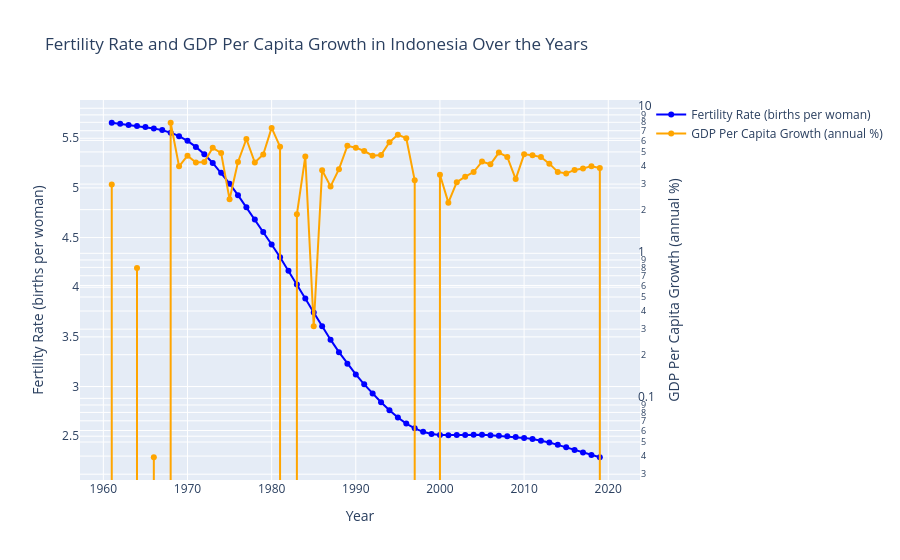

Write notebook code for a chart like this one.
### Code cell
import plotly.graph_objects as go

# Create figure
fig = go.Figure()

# Add Fertility Rate trace
fig.add_trace(go.Scatter(
    x=indonesia_data['Year'],
    y=indonesia_data['Fertility rate, total (births per woman)'],
    mode='lines+markers',
    name='Fertility Rate (births per woman)',
    line=dict(color='blue')
))

# Add GDP Per Capita Growth trace
fig.add_trace(go.Scatter(
    x=indonesia_data['Year'],
    y=indonesia_data['gdp_per_capita_growth_(annual_%)'],
    mode='lines+markers',
    name='GDP Per Capita Growth (annual %)',
    line=dict(color='orange'),
    yaxis='y2'  # Link to secondary y-axis
))

# Update layout for dual y-axes
fig.update_layout(
    title='Fertility Rate and GDP Per Capita Growth in Indonesia Over the Years',
    xaxis_title='Year',
    yaxis_title='Fertility Rate (births per woman)',
    yaxis2=dict(
        title='GDP Per Capita Growth (annual %)',
        overlaying='y',
        side='right',
        type='log'  # Set logarithmic scale
    )
)

# Show figure
fig.show()

### Figure 1 — Plotly figure (JSON) as saved in the notebook; plotly's stock layout.template omitted (floating-point values rounded to 4 significant figures)
{"data": [{"line": {"color": "blue"}, "mode": "lines+markers", "name": "Fertility Rate (births per woman)", "type": "scatter", "x": [1961, 1962, 1963, 1964, 1965, 1966, 1967, 1968, 1969, 1970, 1971, 1972, 1973, 1974, 1975, 1976, 1977, 1978, 1979, 1980, 1981, 1982, 1983, 1984, 1985, 1986, 1987, 1988, 1989, 1990, 1991, 1992, 1993, 1994, 1995, 1996, 1997, 1998, 1999, 2000, 2001, 2002, 2003, 2004, 2005, 2006, 2007, 2008, 2009, 2010, 2011, 2012, 2013, 2014, 2015, 2016, 2017, 2018, 2019, 2020], "y": [5.656, 5.645, 5.634, 5.623, 5.612, 5.599, 5.582, 5.556, 5.521, 5.474, 5.413, 5.338, 5.251, 5.152, 5.043, 4.927, 4.806, 4.682, 4.557, 4.43, 4.301, 4.167, 4.028, 3.887, 3.745, 3.606, 3.472, 3.346, 3.229, 3.122, 3.022, 2.929, 2.842, 2.761, 2.688, 2.627, 2.579, 2.544, 2.523, 2.512, 2.509, 2.511, 2.513, 2.515, 2.514, 2.51, 2.505, 2.499, 2.492, 2.483, 2.471, 2.455, 2.436, 2.413, 2.389, 2.362, 2.336, 2.311, 2.288, null]}, {"line": {"color": "orange"}, "mode": "lines+markers", "name": "GDP Per Capita Growth (annual %)", "type": "scatter", "x": [1961, 1962, 1963, 1964, 1965, 1966, 1967, 1968, 1969, 1970, 1971, 1972, 1973, 1974, 1975, 1976, 1977, 1978, 1979, 1980, 1981, 1982, 1983, 1984, 1985, 1986, 1987, 1988, 1989, 1990, 1991, 1992, 1993, 1994, 1995, 1996, 1997, 1998, 1999, 2000, 2001, 2002, 2003, 2004, 2005, 2006, 2007, 2008, 2009, 2010, 2011, 2012, 2013, 2014, 2015, 2016, 2017, 2018, 2019, 2020], "y": [2.986, -0.8219, -4.806, 0.7913, -1.61, 0.03926, -1.339, 7.944, 3.975, 4.711, 4.221, 4.263, 5.334, 4.913, 2.36, 4.265, 6.138, 4.228, 4.799, 7.318, 5.431, -0.09016, 1.858, 4.648, 0.3139, 3.742, 2.892, 3.802, 5.507, 5.348, 5.071, 4.712, 4.76, 5.84, 6.562, 6.218, 3.19, -14.35, -0.6054, 3.482, 2.235, 3.091, 3.377, 3.631, 4.29, 4.108, 4.946, 4.62, 3.247, 4.812, 4.748, 4.606, 4.151, 3.639, 3.555, 3.759, 3.841, 3.988, 3.871, -3.107], "yaxis": "y2"}], "layout": {"title": {"text": "Fertility Rate and GDP Per Capita Growth in Indonesia Over the Years"}, "xaxis": {"title": {"text": "Year"}}, "yaxis": {"title": {"text": "Fertility Rate (births per woman)"}}, "yaxis2": {"overlaying": "y", "side": "right", "title": {"text": "GDP Per Capita Growth (annual %)"}, "type": "log"}}}
